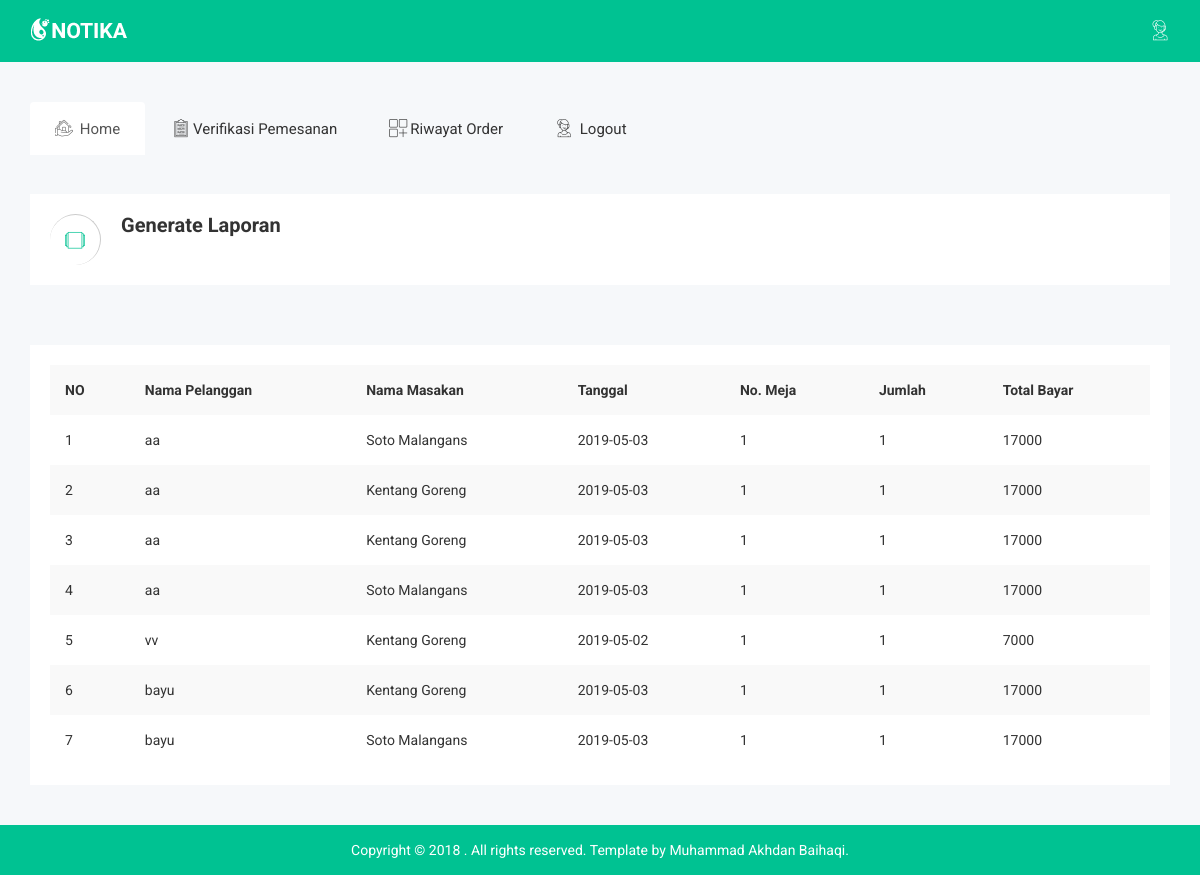
The page /index.php/dashboard/nota on the database its author committed.
### tables this page shows
CREATE TABLE `detail_order` (
  `id_detail_order` int(11) NOT NULL,
  `id_order` int(11) NOT NULL,
  `id_masakan` int(11) NOT NULL,
  `no_meja` varchar(50) NOT NULL,
  `keterangan` varchar(50) NOT NULL,
  `status_detail_order` varchar(50) NOT NULL,
  `jumlah` int(11) NOT NULL
);

CREATE TABLE `pelanggan` (
  `id_pelanggan` int(11) NOT NULL,
  `nama` varchar(50) NOT NULL,
  `alamat` text NOT NULL,
  `telp` varchar(50) NOT NULL,
  `username` varchar(50) NOT NULL,
  `password` varchar(50) NOT NULL
);

CREATE TABLE `masakan` (
  `id_masakan` int(11) NOT NULL,
  `nama_masakan` varchar(50) NOT NULL,
  `gambar` varchar(100) NOT NULL,
  `harga` varchar(50) NOT NULL,
  `status_masakan` varchar(50) NOT NULL
);

CREATE TABLE `pesan` (
  `id_order` int(11) NOT NULL,
  `tanggal` date NOT NULL,
  `status_order` varchar(50) NOT NULL,
  `id_pelanggan` int(11) NOT NULL,
  `total_bayar` varchar(50) NOT NULL
);

### application/controllers/Dashboard.php (called while the page is built, shortened)
<?php
class Dashboard extends CI_Controller {
	public function nota()
	{
		$this->load->model('dashboard_model');
		$data['data_nota'] = $this->dashboard_model->get_nota();
		$data['konten'] = "v_detail";
		$this->load->view('template', $data);
	}
}

### index.php (called while the page is built, shortened)
<?php
require_once BASEPATH.'core/CodeIgniter.php';

### application/models/Dashboard_model.php (called while the page is built, shortened)
<?php
class Dashboard_model extends CI_Model {
	public function get_nota()
	{
		return $this->db->join('pesan', 'pesan.id_order = detail_order.id_order')
						->join('pelanggan','pelanggan.id_pelanggan=pesan.id_pelanggan')
						->join('masakan','masakan.id_masakan=detail_order.id_masakan')
						->get('detail_order')->result();
	}
}

### application/views/v_detail.php (the view, shortened to what this page needs)
<div class="breadcomb-area">
	<div class="container">
		<div class="row">
			<div class="col-lg-12 col-md-12 col-sm-12 col-xs-12">
				<div class="breadcomb-list">
					<div class="row">
						<div class="col-lg-6 col-md-6 col-sm-6 col-xs-12">
							<div class="breadcomb-wp">
								<div class="breadcomb-icon">
									<i class="notika-icon notika-windows"></i>
								</div>
								<div class="breadcomb-ctn">
									<h2>Generate Laporan</h2>
								</div>
							</div>
						</div>
					</div>
				</div>
			</div>
		</div>
	</div>
</div>
<div class="normal-table-area">
	<div class="container">
		<div class="row">
			<div class="col-lg-12 col-md-12 col-sm-12 col-xs-12">
				<div class="normal-table-list mg-t-30">
					<div class="bsc-tbl-st">
						<table class="table table-striped">
							<tr>
								<th>NO</th>
								<th>Nama Pelanggan</th>
								<th>Nama Masakan</th>
								<th>Tanggal</th>
								<th>No. Meja</th>
								<th>Jumlah</th>
								<th>Total Bayar</th>
							</tr>
							<?php
							$no=0;
							foreach ($data_nota as $dn)
							{
								$no++;
								echo '<tr>
								<td>'.$no.'</td>
								<td>'.$dn->nama.'</td>
								<td>'.$dn->nama_masakan.'</td>
								<td>'.$dn->tanggal.'</td>
								<td>'.$dn->no_meja.'</td>
								<td>'.$dn->jumlah.'</td>
								<td>'.$dn->total_bayar.'</td>
								</tr>';
							}
							?>
						</table>
					</div>
				</div>
			</div>
		</div>
	</div>
</div>

### assets/css/main.css (style rules this page uses)
html { color: #222; font-size: 1em; line-height: 1.4; }

### rows shown on the page
detail_order: pelanggan.nama "aa", id_masakan.nama_masakan "Soto Malangans", id_order.tanggal "2019-05-03", no_meja "1", jumlah "1", id_order.total_bayar "17000"
detail_order: pelanggan.nama "aa", id_masakan.nama_masakan "Kentang Goreng", id_order.tanggal "2019-05-03", no_meja "1", jumlah "1", id_order.total_bayar "17000"
detail_order: pelanggan.nama "aa", id_masakan.nama_masakan "Kentang Goreng", id_order.tanggal "2019-05-03", no_meja "1", jumlah "1", id_order.total_bayar "17000"
detail_order: pelanggan.nama "aa", id_masakan.nama_masakan "Soto Malangans", id_order.tanggal "2019-05-03", no_meja "1", jumlah "1", id_order.total_bayar "17000"
detail_order: pelanggan.nama "vv", id_masakan.nama_masakan "Kentang Goreng", id_order.tanggal "2019-05-02", no_meja "1", jumlah "1", id_order.total_bayar "7000"
detail_order: pelanggan.nama "bayu", id_masakan.nama_masakan "Kentang Goreng", id_order.tanggal "2019-05-03", no_meja "1", jumlah "1", id_order.total_bayar "17000"
detail_order: pelanggan.nama "bayu", id_masakan.nama_masakan "Soto Malangans", id_order.tanggal "2019-05-03", no_meja "1", jumlah "1", id_order.total_bayar "17000"
